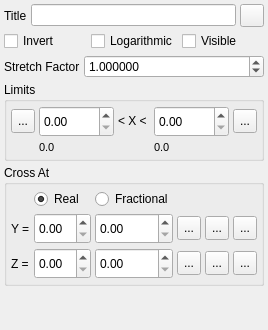
         <widget class="QWidget" name="XGeneralTab">
          <attribute name="title">
           <string>General</string>
          </attribute>
          <layout class="QVBoxLayout" name="verticalLayout_2">
           <property name="spacing">
            <number>4</number>
           </property>
           <property name="leftMargin">
            <number>4</number>
           </property>
           <property name="topMargin">
            <number>4</number>
           </property>
           <property name="rightMargin">
            <number>4</number>
           </property>
           <property name="bottomMargin">
            <number>4</number>
           </property>
           <item>
            <layout class="QHBoxLayout" name="horizontalLayout_24">
             <item>
              <widget class="QLabel" name="label_34">
               <property name="text">
                <string>Title</string>
               </property>
              </widget>
             </item>
             <item>
              <widget class="QLineEdit" name="XTitleEdit"/>
             </item>
             <item>
              <widget class="QToolButton" name="XTitleAddSymbolButton">
               <property name="text">
                <string/>
               </property>
               <property name="icon">
                <iconset resource="uchroma.qrc">
                 <normaloff>:/uchroma/icons/symbol.svg</normaloff>:/uchroma/icons/symbol.svg</iconset>
               </property>
               <property name="iconSize">
                <size>
                 <width>16</width>
                 <height>16</height>
                </size>
               </property>
              </widget>
             </item>
            </layout>
           </item>
           <item>
            <layout class="QHBoxLayout" name="horizontalLayout_21">
             <item>
              <widget class="QCheckBox" name="XInvertCheck">
               <property name="text">
                <string>Invert</string>
               </property>
              </widget>
             </item>
             <item>
              <widget class="QCheckBox" name="XLogarithmicCheck">
               <property name="text">
                <string>Logarithmic</string>
               </property>
              </widget>
             </item>
             <item>
              <widget class="QCheckBox" name="XVisibleCheck">
               <property name="text">
                <string>Visible</string>
               </property>
              </widget>
             </item>
            </layout>
           </item>
           <item>
            <layout class="QHBoxLayout" name="horizontalLayout_28">
             <item>
              <widget class="QLabel" name="label_38">
               <property name="text">
                <string>Stretch Factor</string>
               </property>
              </widget>
             </item>
             <item>
              <widget class="QDoubleSpinBox" name="XStretchSpin">
               <property name="sizePolicy">
                <sizepolicy hsizetype="Expanding" vsizetype="Fixed">
                 <horstretch>0</horstretch>
                 <verstretch>0</verstretch>
                </sizepolicy>
               </property>
               <property name="toolTip">
                <string/>
               </property>
               <property name="decimals">
                <number>6</number>
               </property>
               <property name="minimum">
                <double>0.000001000000000</double>
               </property>
               <property name="maximum">
                <double>1000000.000000000000000</double>
               </property>
               <property name="singleStep">
                <double>0.010000000000000</double>
               </property>
               <property name="value">
                <double>1.000000000000000</double>
               </property>
              </widget>
             </item>
            </layout>
           </item>
           <item>
            <widget class="QGroupBox" name="XLimitsGroup">
             <property name="title">
              <string>Limits</string>
             </property>
             <layout class="QHBoxLayout" name="horizontalLayout_9">
              <property name="spacing">
               <number>4</number>
              </property>
              <property name="leftMargin">
               <number>4</number>
              </property>
              <property name="topMargin">
               <number>4</number>
              </property>
              <property name="rightMargin">
               <number>4</number>
              </property>
              <property name="bottomMargin">
               <number>4</number>
              </property>
              <item>
               <layout class="QGridLayout" name="gridLayout_2">
                <property name="spacing">
                 <number>4</number>
                </property>
                <item row="0" column="5">
                 <widget class="QToolButton" name="XMaxSetMaximumButton">
                  <property name="maximumSize">
                   <size>
                    <width>24</width>
                    <height>24</height>
                   </size>
                  </property>
                  <property name="toolTip">
                   <string>Set to maximum source data value</string>
                  </property>
                  <property name="text">
                   <string>...</string>
                  </property>
                  <property name="icon">
                   <iconset resource="uchroma.qrc">
                    <normaloff>:/uchroma/icons/torightlimit.svg</normaloff>:/uchroma/icons/torightlimit.svg</iconset>
                  </property>
                  <property name="iconSize">
                   <size>
                    <width>16</width>
                    <height>16</height>
                   </size>
                  </property>
                 </widget>
                </item>
                <item row="1" column="1">
                 <widget class="QLabel" name="XMinLabel">
                  <property name="font">
                   <font>
                    <pointsize>8</pointsize>
                   </font>
                  </property>
                  <property name="text">
                   <string>0.0</string>
                  </property>
                 </widget>
                </item>
                <item row="1" column="4">
                 <widget class="QLabel" name="XMaxLabel">
                  <property name="font">
                   <font>
                    <pointsize>8</pointsize>
                   </font>
                  </property>
                  <property name="text">
                   <string>0.0</string>
                  </property>
                 </widget>
                </item>
                <item row="0" column="0">
                 <widget class="QToolButton" name="XMinSetMinimumButton">
                  <property name="maximumSize">
                   <size>
                    <width>24</width>
                    <height>24</height>
                   </size>
                  </property>
                  <property name="toolTip">
                   <string>Set to minimum source data value</string>
                  </property>
                  <property name="text">
                   <string>...</string>
                  </property>
                  <property name="icon">
                   <iconset resource="uchroma.qrc">
                    <normaloff>:/uchroma/icons/toleftlimit.svg</normaloff>:/uchroma/icons/toleftlimit.svg</iconset>
                  </property>
                  <property name="iconSize">
                   <size>
                    <width>16</width>
                    <height>16</height>
                   </size>
                  </property>
                 </widget>
                </item>
                <item row="0" column="3">
                 <widget class="QLabel" name="XLabel">
                  <property name="sizePolicy">
                   <sizepolicy hsizetype="Minimum" vsizetype="Preferred">
                    <horstretch>0</horstretch>
                    <verstretch>0</verstretch>
                   </sizepolicy>
                  </property>
                  <property name="text">
                   <string>&lt; X &lt; </string>
                  </property>
                 </widget>
                </item>
                <item row="0" column="1">
                 <widget class="TExponentialSpin" name="XMinSpin">
                  <property name="sizePolicy">
                   <sizepolicy hsizetype="Expanding" vsizetype="Fixed">
                    <horstretch>0</horstretch>
                    <verstretch>0</verstretch>
                   </sizepolicy>
                  </property>
                  <property name="minimumSize">
                   <size>
                    <width>0</width>
                    <height>31</height>
                   </size>
                  </property>
                  <property name="focusPolicy">
                   <enum>Qt::StrongFocus</enum>
                  </property>
                  <property name="toolTip">
                   <string>Minimum value to display on the X axis</string>
                  </property>
                 </widget>
                </item>
                <item row="0" column="4">
                 <widget class="TExponentialSpin" name="XMaxSpin">
                  <property name="sizePolicy">
                   <sizepolicy hsizetype="Expanding" vsizetype="Fixed">
                    <horstretch>0</horstretch>
                    <verstretch>0</verstretch>
                   </sizepolicy>
                  </property>
                  <property name="minimumSize">
                   <size>
                    <width>0</width>
                    <height>31</height>
                   </size>
                  </property>
                  <property name="focusPolicy">
                   <enum>Qt::StrongFocus</enum>
                  </property>
                  <property name="toolTip">
                   <string>Maximum value to display on the X axis</string>
                  </property>
                 </widget>
                </item>
               </layout>
              </item>
             </layout>
            </widget>
           </item>
           <item>
            <widget class="QGroupBox" name="XCrossGroup">
             <property name="title">
              <string>Cross At</string>
             </property>
             <layout class="QHBoxLayout" name="horizontalLayout">
              <property name="spacing">
               <number>4</number>
              </property>
              <property name="leftMargin">
               <number>4</number>
              </property>
              <property name="topMargin">
               <number>4</number>
              </property>
              <property name="rightMargin">
               <number>4</number>
              </property>
              <property name="bottomMargin">
               <number>4</number>
              </property>
              <item>
               <layout class="QGridLayout" name="gridLayout_3">
                <property name="spacing">
                 <number>4</number>
                </property>
                <item row="1" column="5">
                 <widget class="QToolButton" name="XPositionYSetMaximumButton">
                  <property name="maximumSize">
                   <size>
                    <width>24</width>
                    <height>24</height>
                   </size>
                  </property>
                  <property name="toolTip">
                   <string>Set to maximum source data value</string>
                  </property>
                  <property name="text">
                   <string>...</string>
                  </property>
                  <property name="icon">
                   <iconset resource="uchroma.qrc">
                    <normaloff>:/uchroma/icons/torightlimit.svg</normaloff>:/uchroma/icons/torightlimit.svg</iconset>
                  </property>
                  <property name="iconSize">
                   <size>
                    <width>16</width>
                    <height>16</height>
                   </size>
                  </property>
                 </widget>
                </item>
                <item row="1" column="4">
                 <widget class="QToolButton" name="XPositionYSetZeroButton">
                  <property name="maximumSize">
                   <size>
                    <width>24</width>
                    <height>24</height>
                   </size>
                  </property>
                  <property name="toolTip">
                   <string>Set to zero</string>
                  </property>
                  <property name="text">
                   <string>...</string>
                  </property>
                  <property name="icon">
                   <iconset resource="uchroma.qrc">
                    <normaloff>:/uchroma/icons/tozero.svg</normaloff>:/uchroma/icons/tozero.svg</iconset>
                  </property>
                  <property name="iconSize">
                   <size>
                    <width>16</width>
                    <height>16</height>
                   </size>
                  </property>
                 </widget>
                </item>
                <item row="1" column="1">
                 <widget class="TExponentialSpin" name="XPositionYRealSpin">
                  <property name="sizePolicy">
                   <sizepolicy hsizetype="Expanding" vsizetype="Fixed">
                    <horstretch>0</horstretch>
                    <verstretch>0</verstretch>
                   </sizepolicy>
                  </property>
                  <property name="minimumSize">
                   <size>
                    <width>0</width>
                    <height>31</height>
                   </size>
                  </property>
                  <property name="focusPolicy">
                   <enum>Qt::StrongFocus</enum>
                  </property>
                  <property name="toolTip">
                   <string>Y axis value at which the X axis crosses</string>
                  </property>
                 </widget>
                </item>
                <item row="2" column="1">
                 <widget class="TExponentialSpin" name="XPositionZRealSpin">
                  <property name="sizePolicy">
                   <sizepolicy hsizetype="Expanding" vsizetype="Fixed">
                    <horstretch>0</horstretch>
                    <verstretch>0</verstretch>
                   </sizepolicy>
                  </property>
                  <property name="minimumSize">
                   <size>
                    <width>0</width>
                    <height>31</height>
                   </size>
                  </property>
                  <property name="focusPolicy">
                   <enum>Qt::StrongFocus</enum>
                  </property>
                  <property name="toolTip">
                   <string>Z axis value at which the X axis crosses</string>
                  </property>
                 </widget>
                </item>
                <item row="1" column="3">
                 <widget class="QToolButton" name="XPositionYSetMinimumButton">
                  <property name="maximumSize">
                   <size>
                    <width>24</width>
                    <height>24</height>
                   </size>
                  </property>
                  <property name="toolTip">
                   <string>Set to minimum source data value</string>
                  </property>
                  <property name="text">
                   <string>...</string>
                  </property>
                  <property name="icon">
                   <iconset resource="uchroma.qrc">
                    <normaloff>:/uchroma/icons/toleftlimit.svg</normaloff>:/uchroma/icons/toleftlimit.svg</iconset>
                  </property>
                  <property name="iconSize">
                   <size>
                    <width>16</width>
                    <height>16</height>
                   </size>
                  </property>
                 </widget>
                </item>
                <item row="2" column="0">
                 <widget class="QLabel" name="label_5">
                  <property name="sizePolicy">
                   <sizepolicy hsizetype="Minimum" vsizetype="Preferred">
                    <horstretch>0</horstretch>
                    <verstretch>0</verstretch>
                   </sizepolicy>
                  </property>
                  <property name="text">
                   <string>Z =</string>
                  </property>
                 </widget>
                </item>
                <item row="1" column="0">
                 <widget class="QLabel" name="label_4">
                  <property name="sizePolicy">
                   <sizepolicy hsizetype="Minimum" vsizetype="Preferred">
                    <horstretch>0</horstretch>
                    <verstretch>0</verstretch>
                   </sizepolicy>
                  </property>
                  <property name="text">
                   <string>Y =</string>
                  </property>
                 </widget>
                </item>
                <item row="2" column="3">
                 <widget class="QToolButton" name="XPositionZSetMinimumButton">
                  <property name="maximumSize">
                   <size>
                    <width>24</width>
                    <height>24</height>
                   </size>
                  </property>
                  <property name="toolTip">
                   <string>Set to minimum source data value</string>
                  </property>
                  <property name="text">
                   <string>...</string>
                  </property>
                  <property name="icon">
                   <iconset resource="uchroma.qrc">
                    <normaloff>:/uchroma/icons/toleftlimit.svg</normaloff>:/uchroma/icons/toleftlimit.svg</iconset>
                  </property>
                  <property name="iconSize">
                   <size>
                    <width>16</width>
                    <height>16</height>
                   </size>
                  </property>
                 </widget>
                </item>
                <item row="2" column="4">
                 <widget class="QToolButton" name="XPositionZSetZeroButton">
                  <property name="maximumSize">
                   <size>
                    <width>24</width>
                    <height>24</height>
                   </size>
                  </property>
                  <property name="toolTip">
                   <string>Set to zero</string>
                  </property>
                  <property name="text">
                   <string>...</string>
                  </property>
                  <property name="icon">
                   <iconset resource="uchroma.qrc">
                    <normaloff>:/uchroma/icons/tozero.svg</normaloff>:/uchroma/icons/tozero.svg</iconset>
                  </property>
                  <property name="iconSize">
                   <size>
                    <width>16</width>
                    <height>16</height>
                   </size>
                  </property>
                 </widget>
                </item>
                <item row="0" column="1">
                 <widget class="QRadioButton" name="XPositionRealRadio">
                  <property name="text">
                   <string>Real</string>
                  </property>
                  <property name="checked">
                   <bool>true</bool>
                  </property>
                 </widget>
                </item>
                <item row="2" column="5">
                 <widget class="QToolButton" name="XPositionZSetMaximumButton">
                  <property name="maximumSize">
                   <size>
                    <width>24</width>
                    <height>24</height>
                   </size>
                  </property>
                  <property name="toolTip">
                   <string>Set to maximum source data value</string>
                  </property>
                  <property name="text">
                   <string>...</string>
                  </property>
                  <property name="icon">
                   <iconset resource="uchroma.qrc">
                    <normaloff>:/uchroma/icons/torightlimit.svg</normaloff>:/uchroma/icons/torightlimit.svg</iconset>
                  </property>
                  <property name="iconSize">
                   <size>
                    <width>16</width>
                    <height>16</height>
                   </size>
                  </property>
                 </widget>
                </item>
                <item row="1" column="2">
                 <widget class="TExponentialSpin" name="XPositionYFractionalSpin">
                  <property name="sizePolicy">
                   <sizepolicy hsizetype="Expanding" vsizetype="Fixed">
                    <horstretch>0</horstretch>
                    <verstretch>0</verstretch>
                   </sizepolicy>
                  </property>
                  <property name="minimumSize">
                   <size>
                    <width>0</width>
                    <height>31</height>
                   </size>
                  </property>
                  <property name="focusPolicy">
                   <enum>Qt::StrongFocus</enum>
                  </property>
                  <property name="toolTip">
                   <string>Y axis fraction at which the X axis crosses</string>
                  </property>
                 </widget>
                </item>
                <item row="2" column="2">
                 <widget class="TExponentialSpin" name="XPositionZFractionalSpin">
                  <property name="sizePolicy">
                   <sizepolicy hsizetype="Expanding" vsizetype="Fixed">
                    <horstretch>0</horstretch>
                    <verstretch>0</verstretch>
                   </sizepolicy>
                  </property>
                  <property name="minimumSize">
                   <size>
                    <width>0</width>
                    <height>31</height>
                   </size>
                  </property>
                  <property name="focusPolicy">
                   <enum>Qt::StrongFocus</enum>
                  </property>
                  <property name="toolTip">
                   <string>Z axis fraction at which the X axis crosses</string>
                  </property>
                 </widget>
                </item>
                <item row="0" column="2">
                 <widget class="QRadioButton" name="XPositionFractionalRadio">
                  <property name="text">
                   <string>Fractional</string>
                  </property>
                 </widget>
                </item>
               </layout>
              </item>
             </layout>
            </widget>
           </item>
           <item>
            <spacer name="verticalSpacer_6">
             <property name="orientation">
              <enum>Qt::Vertical</enum>
             </property>
             <property name="sizeHint" stdset="0">
              <size>
               <width>20</width>
               <height>40</height>
              </size>
             </property>
            </spacer>
           </item>
          </layout>
         </widget>
